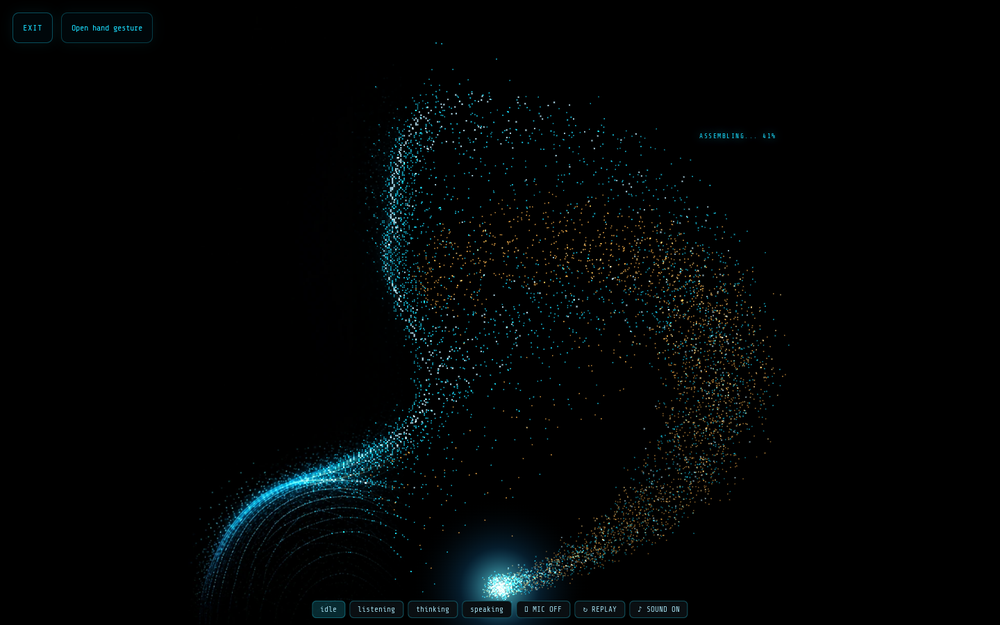
#> input picture docs/verification/step3/live-t3-a.png, 1000 x 625 px, shrunk from 1440 x 900 before the run, found by its file name; the run also reads 1 picture not shown here
$ python _m_3.py
#> lines starting #> are read from the running program, lines starting #| are printed output that depends on the picture

import json
from PIL import Image
import numpy as np
def m(a,b):
    A=np.asarray(Image.open(a).convert('RGB'),float); B=np.asarray(Image.open(b).convert('RGB'),float)
    d=np.abs(A-B).max(axis=2); return {'gt8':round(100*float((d>8).mean()),4),'gt32':round(100*float((d>32).mean()),4),'mae':round(float(d.mean()),4),'meanA':round(float(A.mean()),2),'meanB':round(float(B.mean()),2)}
print(json.dumps({'baseline':m('/home/user/Kerja-Arena/verification/step3/live-t3-a.png','/home/user/Kerja-Arena/verification/step3/live-t3-b.png'),'rebuild':m('/home/user/Kerja-Arena/verification/step3/build-t3.png','/home/user/Kerja-Arena/verification/step3/live-t3-a.png')}))
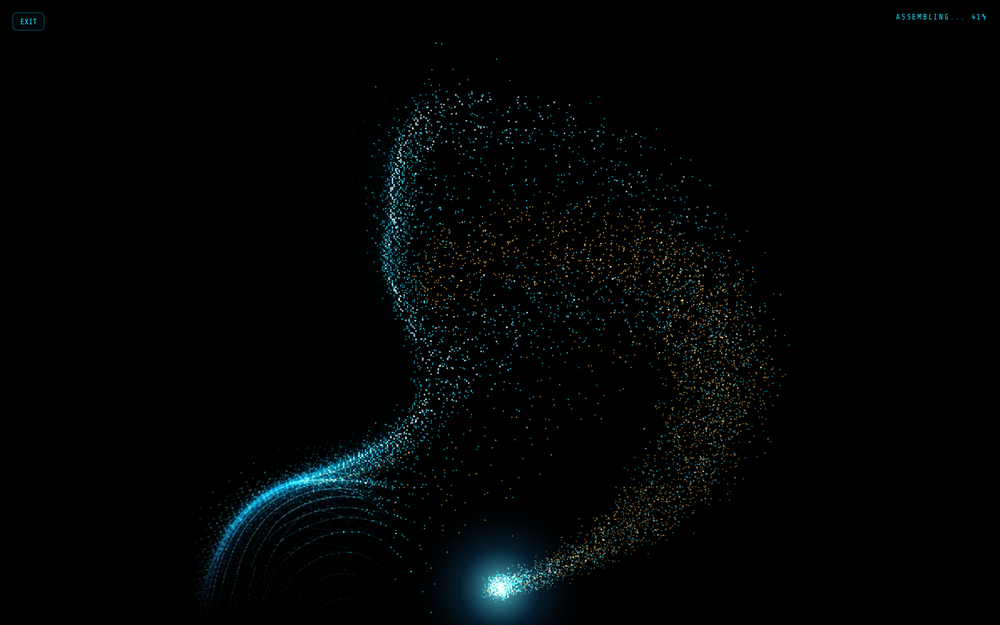
#> input picture docs/verification/step3/build-t3.png, 1000 x 625 px, shrunk from 1440 x 900 before the run, found by its file name
#> in m (call 2), `d = np.abs(A - B).max(axis=2)`:
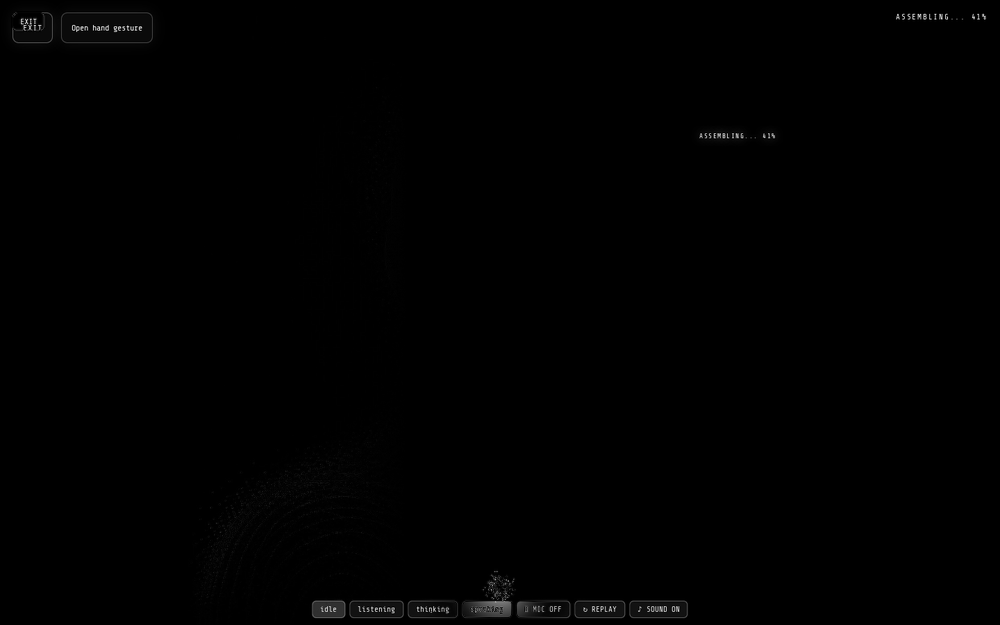
#> d: shape (625, 1000) float64; min 0, max 230, mean 0.8
